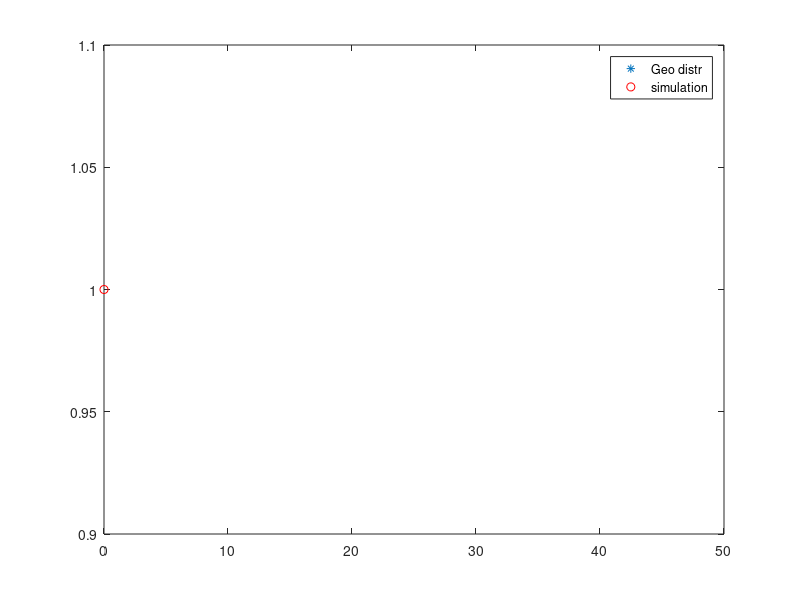

Here is the MATLAB script that generated this plot:
%geometric distribution
clear all;

p = input('p in (0,1)='); %parameter of distribution
N = input('nr of simulations='); %size of monte carlo study try 10, 1e3(1000) 1e5

for i=1:N
    X(i) = 0; %no of failures

    while rand>=p
        X(i) = X(i)+1;
    end
end

%see if its a good simulation
%compare it to the Geo(p) graphically
UX = unique(X); %distinct values in X
nX = hist(X,length(UX));
rel_freq = nX/N;  %approx of probability

k=0:50; %trial and error because it goes to infinity
pk = geopdf(k,p); %probability for every k, true Geo(p)
clf;
plot(k,pk,'*', UX, rel_freq, 'ro')
legend('Geo distr', 'simulation')






